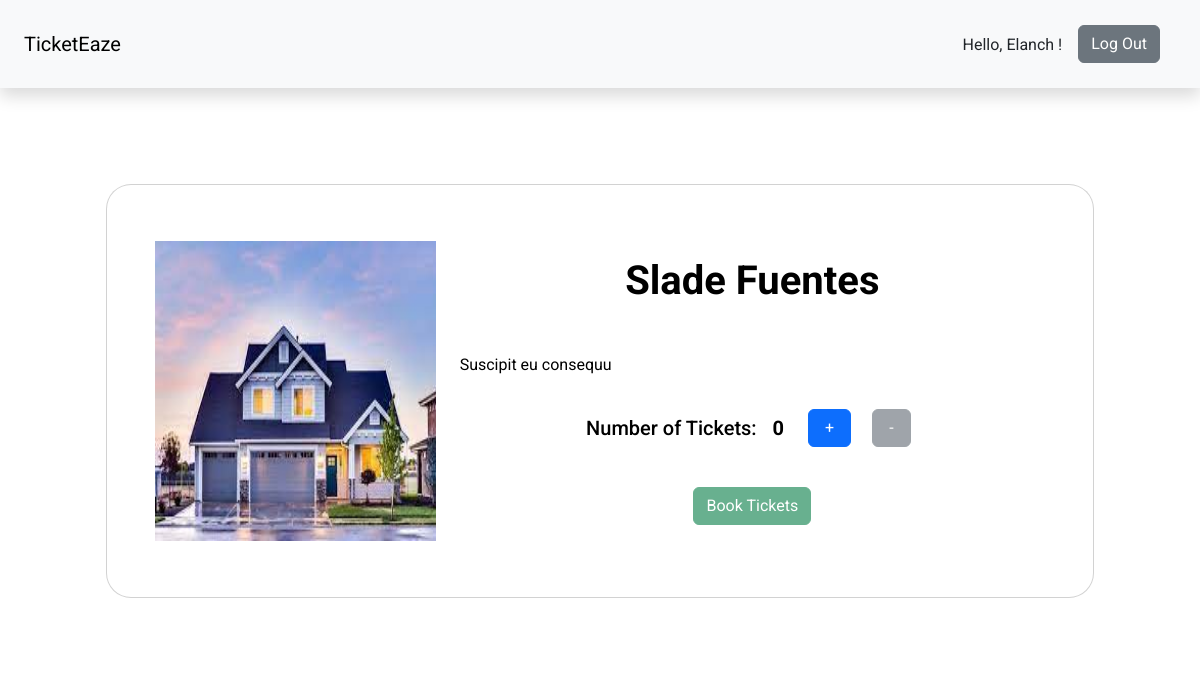
The page /event/booktickets/1 (signed in) on the database its author committed.
### models.py (models this page shows, shortened)
class user(UserMixin,db.Model):
   id = db.Column( db.Integer, primary_key = True)
   name = db.Column(db.String(100))
   email = db.Column(db.String(100))
   phonenumber = db.Column(db.String(12))
   dateofbirth = db.Column(db.Date)
   password = db.Column(db.String(257))
   bookings = db.relationship('show',secondary=userbooking, backref='bookings')

class show(db.Model):
   id = db.Column(db.Integer, primary_key = True)
   name = db.Column(db.String(100))
   description = db.Column(db.String(100))
   location = db.Column(db.String(100))
   capacity = db.Column(db.Integer)
   tags = db.Column(db.String(200))
   price = db.Column(db.Float)
   rating = db.Column(db.Integer)
   currentcapacity = db.Column(db.Integer)
   showshosted = db.relationship('venue',secondary=showinvenue, backref='showshosted')

### app.py (the view, shortened to what this page needs)
@app.route("/event/booktickets/<int:event_id>",methods=['GET','POST'])
def ticket_booking(event_id):
   if not current_user.is_authenticated:
      return redirect("/login/user")
   event_details = db.session.query(show).filter_by(id=event_id).first()
   return render_template("Events/EventPage.html",event_details=event_details)

### app.py (called while the page is built)
@login_manager.user_loader
def load_user(user_id):
        if session['user_type']=='user':
          record = user.query.get(int(user_id))
        elif session['user_type']=='admin':
          record = admin.query.get(int(user_id))
        return record

### templates/Events/EventPage.html (shortened to what this page needs)
{% extends "./Layouts/layout.html" %}
{% block content %}
{% include "./Layouts/navBarAdmin.html" %}
{% block ticketBooking %}
      <section class="p-5 bg-white mt-5 " >
        <div class="container h-100">
          <div class="row d-flex justify-content-center align-items-center h-100">
            <div class="col-lg-12 col-xl-11">
              <div class="card text-black vh-50" style="border-radius: 25px;">
                <div class="card-body p-md-5">
                  <div class="row justify-content-center">
                    <div class="col-md-10 col-lg-6 col-xl-4 d-flex align-items-center order-1 order-lg-1 justify-content-center justify-content-lg-start">
                        <img src="/static/file_uploads/event/{{event_details.id}}.jpeg" style="height:300px; width:300px;" class="img-fluid" alt="Sample image">
                    </div>
                    <div class="col-md-10 col-lg-6 col-xl-8 order-2 order-lg-2 ">
                      <p class="text-center h1 fw-bold mb-5 mx-1 mx-md-4 mt-4">{{event_details.name}}</p>
                        <div class="d-flex flex-row align-items-center mb-4">
                          <div class="desc">{{event_details.description}}</div>
                        </div>
                        <div class="d-flex flex-row align-items-center justify-content-center mb-4">
                                <div class="tickets mx-2 h5">Number of Tickets: </div>
                                <div class="ticket-display mx-2 h5" id="tickets_no"><b>0</b></div>
                                <div class="ticket-count mx-2 h5">
                                  <button class="btn btn-primary btn-md px-3 mx-2 my-2" id="increment">+</button>
                                  <button class="btn btn-secondary btn-md px-3 mx-2 my-2 disabled" id="decrement">-</button>
                                </div>
                        </div>
                        <form name="eventpage" onsubmit="return getnooftickets()" action="/event/booktickets/{{event_details.id}}" method="post" >
                        <div class="d-flex justify-content-center mx-4 mb-3 mb-lg-4">
                          <button class="btn btn-md btn-success register-btn disabled" id="book-button">Book Tickets</button>
                        </div>
                        </form>
                    </div>
                  </div>
                </div>
              </div>
            </div>
          </div>
        </div>
      </section>
{% endblock ticketBooking %}
{% endblock content %}

### templates/Layouts/navBarAdmin.html (shortened to what this page needs)
<nav class="navbar navbar-expand-lg navbar-light bg-light p-4 shadow ">
    <div class="navbar-brand " href="#">TicketEaze</div>
    <div class="collapse navbar-collapse d-lg-flex justify-content-lg-end" id="navbarNav">
      <ul class="navbar-nav ml-auto">
        {% if current_user.is_authenticated %}
          <li class="pt-2 nav-item d-none d-lg-block">Hello, {{current_user.name}} !</li>
          <li class="list-unstyled mx-3 d-lg-block  d-none">
            <button type="button" class="btn btn-secondary" onclick="location.href='/logout'">Log Out</button>
          </li>
        {% endif %}
      </ul>
    </div>
  </nav>

### templates/Layouts/layout.html (style rules this page uses)
body { font-family: 'Roboto', sans-serif; }

### rows shown on the page
user: name "Elanch"
show: name "Slade Fuentes", description "Suscipit eu consequu"
